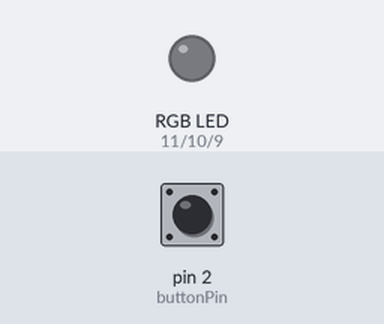
This sketch was run on a simulated Arduino Uno, built with avr-gcc and run on an emulated ATmega328P. Parts: an RGB LED mixed from three pins (HIGH = lit). The test bench sets the inputs (shaded band); at power-on: pin 2 (buttonPin) LOW. Dim RGB values are drawn brighter than linear.

Above: at 1.2 s.
1.3 s: pin 2 (buttonPin) pulled HIGH for 0.15 s
At 2.5 s:
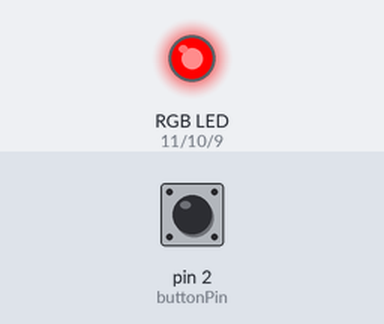
2.9 s: pin 2 (buttonPin) pulled HIGH for 1 s
At 3.7 s:
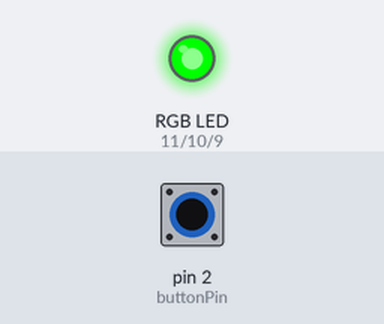
5.4 s: pin 2 (buttonPin) pulled HIGH for 0.15 s
At 6.6 s:
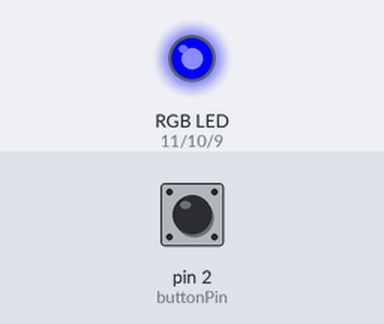
7.0 s: pin 2 (buttonPin) pulled HIGH for 3.2 s
At 8.0 s:
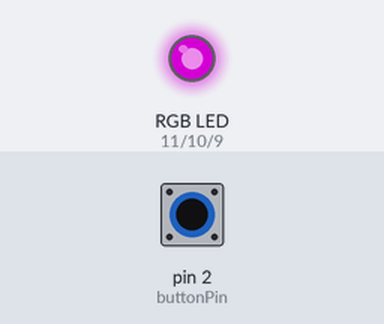
11.7 s: pin 2 (buttonPin) pulled HIGH for 0.15 s
At 12.8 s:
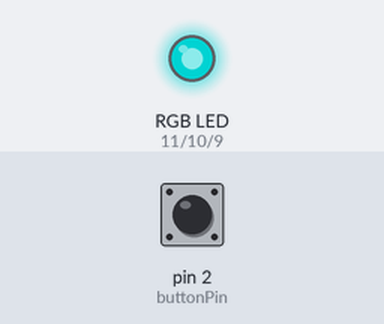
13.3 s: pin 2 (buttonPin) pulled HIGH for 1 s
At 14.0 s:
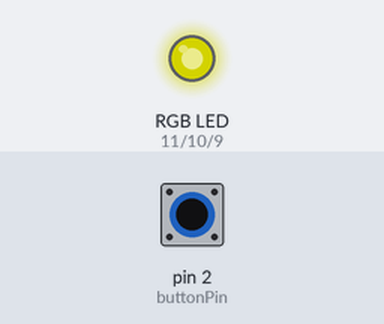
Timing chart, 0 to 16.3 s (numbered marks = the images above; inputs shaded):
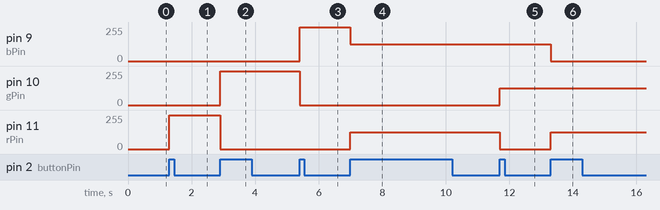

Measured:
- after the input at 1.3 s, pin 11 (rPin): 0/255 → 255/255 at once
- after the input at 2.9 s, pin 10 (gPin): 0/255 → 255/255 at once; pin 11 (rPin): 255/255 → 0/255 at once
- after the input at 5.4 s, pin 9 (bPin): 0/255 → 255/255 at once; pin 10 (gPin): 255/255 → 0/255 at once
- after the input at 7.0 s, pin 9 (bPin): 255/255 → 127/255 at once; pin 11 (rPin): 0/255 → 127/255 at once
- after the input at 11.7 s, pin 10 (gPin): 0/255 → 127/255 at once; pin 11 (rPin): 127/255 → 0/255 at once
- after the input at 13.3 s, pin 9 (bPin): 127/255 → 0/255 at once; pin 11 (rPin): 0/255 → 127/255 at once

The sketch:

rgb.ino
```cpp
//defing various variables
const int bPin = 9;
const int gPin = 10;
const int rPin = 11;
const int buttonPin = 2;
bool otherButtonVal = LOW;
bool buttonVal = LOW;
int ledMode = 0;

void setup() {
//setting various pinmodes
pinMode(bPin, OUTPUT);
pinMode(gPin, OUTPUT);
pinMode(rPin, OUTPUT);
pinMode(buttonPin, INPUT);
}


void rgbOut(int r, int g, int  b){
  analogWrite(rPin, r);
  analogWrite(bPin, b);
  analogWrite(gPin, g);

}

void loop() {

buttonVal = digitalRead(buttonPin);
//if button value has changed from low to high, increase pin mode
if(buttonVal == HIGH && otherButtonVal == LOW){
  ledMode++;
}
//put in a function for some reason
setMode();


otherButtonVal = buttonVal;


}


void setMode(){

//ensuring looping cycle
if(ledMode >= 8){
ledMode = 0;
}
//switching through each value
switch(ledMode){
  case 1:
    rgbOut(255, 0, 0);
  break;
  case 2:
    rgbOut(0, 255, 0);
  break;
  case 3:
    rgbOut(0, 0, 255);
  break;
  case 4:
    rgbOut(127, 0, 127);
  break;
  case 5:
    rgbOut(0, 127, 127);

  break;
  case 6:
    rgbOut(127, 127, 0);
  break;
  case 7:
    rgbOut(85,85,85);
  break;
  case 0:
    rgbOut(0, 0, 0);
break;
}
}
```
